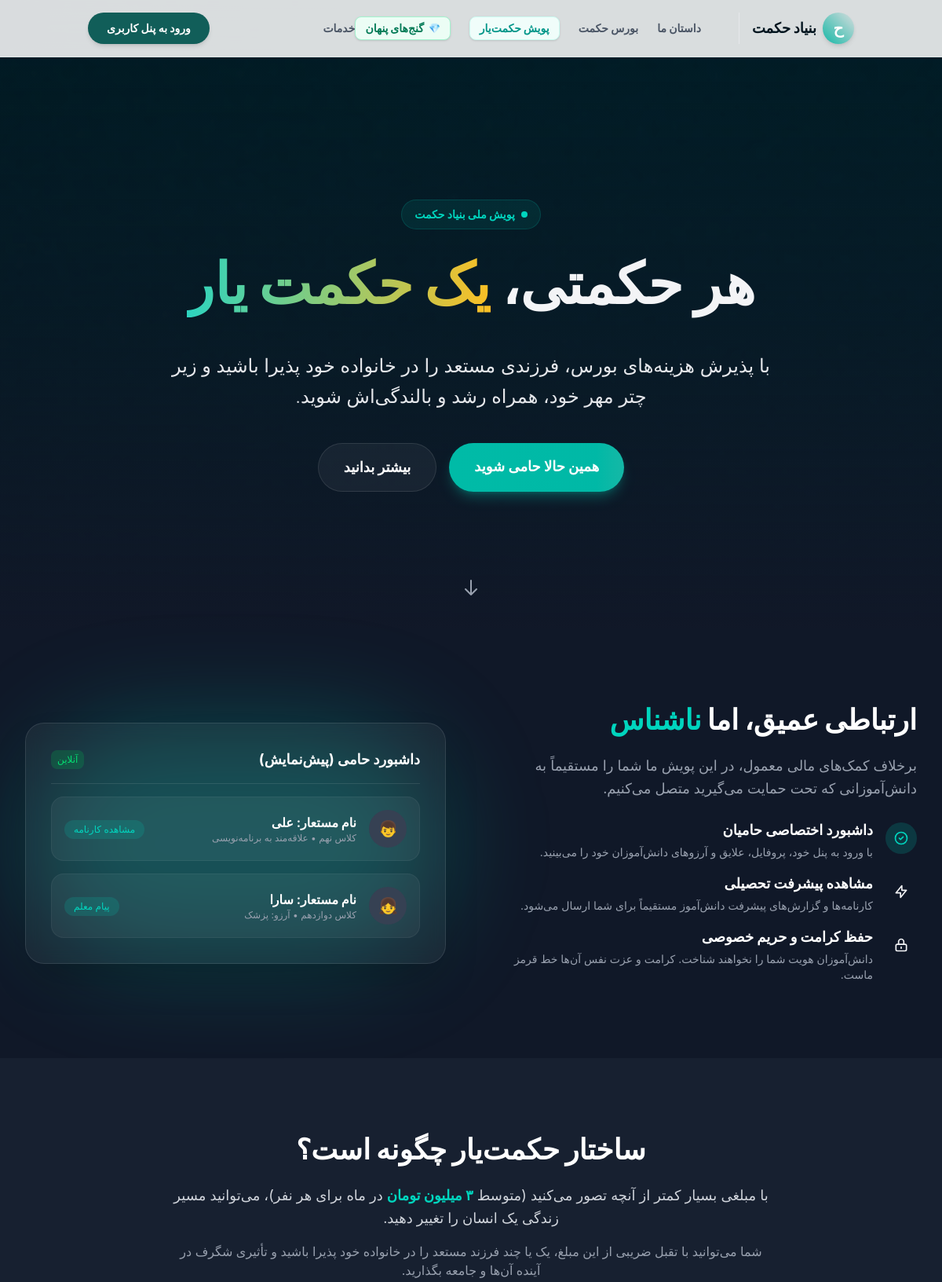
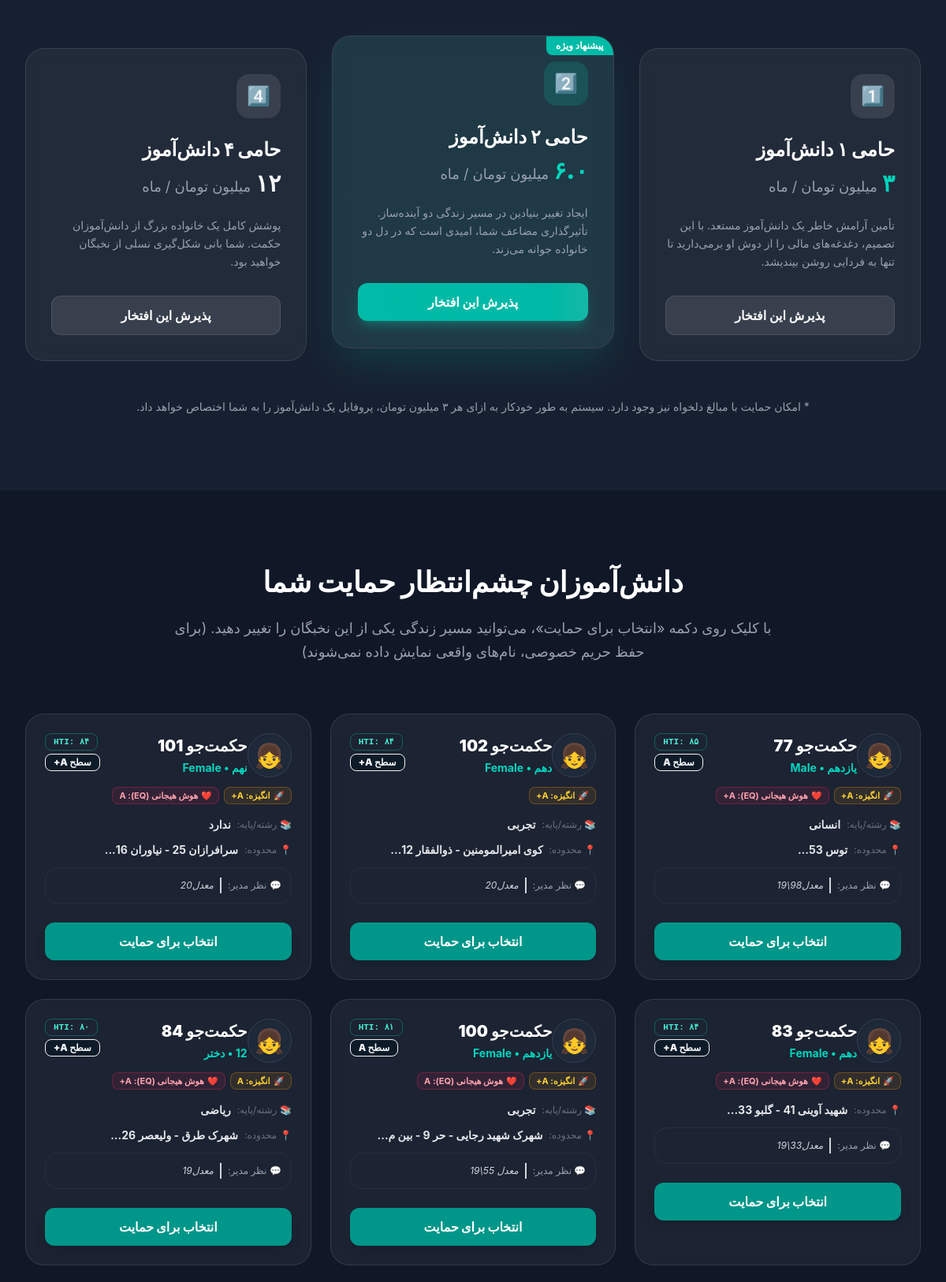
/campaign.php (upper part), run on the app's committed database (2 pictures, top to bottom).
### tables this page shows
CREATE TABLE students (
            id INTEGER PRIMARY KEY AUTOINCREMENT,
            code TEXT UNIQUE,
            name TEXT,
            surname TEXT,
            national_id TEXT,
            phone TEXT,
            father_name TEXT,
            birthday TEXT,
            address TEXT,
            school TEXT,
            grade TEXT DEFAULT 'A',
            notes TEXT
        , photo_path TEXT, status TEXT DEFAULT 'active', mother_name TEXT, birth_place TEXT, field_of_study TEXT, guardian_phone TEXT, items_given TEXT, counselor TEXT, explanations TEXT, father_job TEXT, mother_job TEXT, account_number TEXT, avatar_url TEXT, alias_name TEXT, talents TEXT, dreams TEXT, bursary_eligible INTEGER DEFAULT 1, base_bursary INTEGER DEFAULT 20000000, computer_installment INTEGER DEFAULT 0, loan_installment INTEGER DEFAULT 0, other_deductions INTEGER DEFAULT 0, deductions_desc TEXT DEFAULT '', password TEXT, gender TEXT, language_class TEXT);

### campaign.php (the view, shortened to what the rows shown need)
<?php
require_once 'includes/db.php';
$stmt = $pdo->query("
    SELECT s.id, s.alias_name, s.name, s.gender, s.grade, s.field_of_study, s.address, s.talents, s.notes, s.explanations, s.dreams,
           (SELECT count(*) FROM sponsorships spon WHERE spon.student_id = s.id AND spon.status = 'active') as is_sponsored,
           sp.final_grade, sp.hermans_grade, sp.hermans_score, sp.eq_grade, sp.eq_total, sp.hti_score, sp.mi_grade
    FROM students s
    LEFT JOIN student_psychology sp ON s.id = sp.student_id
    WHERE s.status IN ('active', 'university') AND s.bursary_eligible = 1
    ORDER BY is_sponsored ASC,
             CASE WHEN sp.hti_score IS NOT NULL AND sp.hti_score > 0 THEN 0 ELSE 1 END,
             sp.hti_score DESC,
             s.id DESC
");
$students = $stmt->fetchAll(PDO::FETCH_ASSOC);
function getGenderFromName($name, $fallback_gender = null) {
    if (!empty($fallback_gender)) {
        return $fallback_gender;
    }
    $female_names = ['فاطمه', 'زهرا', 'مریم', 'سارا', 'زینب', 'ریحانه', 'مهسا', 'الهام', 'معصومه', 'نیایش', 'نازنین', 'کوثر', 'لیلا', 'شقایق', 'سارینا', 'سحر', 'یلدا', 'نازیلا', 'ویانا', 'فرخنده', 'فرزانه', 'مهتاب', 'صبا', 'حدیث', 'آیدا', 'سها', 'تانیا', 'مطهره', 'مهدیه', 'سوگند', 'ساجده', 'دنیا', 'مائده'];
    $first_name = explode(' ', trim($name))[0];
    if (in_array($first_name, $female_names) || mb_substr($first_name, -1) == 'ه' || mb_substr($first_name, -1) == 'ا') {
        return 'دختر';
    }
    return 'پسر';
}
?>
<!DOCTYPE html>
<html lang="fa-IR" dir="rtl">
<head>
    <?php include 'includes/head.php'; ?>
</head>
<body class="bg-gray-900 text-gray-100 font-sans antialiased overflow-x-hidden selection:bg-teal-500 selection:text-white">
    <div class="relative min-h-screen flex items-center justify-center pt-20" style="background-image: url('assets/images/campaign_hero.jpg?v=3'); background-size: cover; background-position: center; background-attachment: fixed;">
        <div class="relative z-10 max-w-7xl mx-auto px-6 lg:px-8 text-center flex flex-col items-center">
            <h1 class="text-5xl md:text-7xl font-black mb-6 leading-tight fade-in-up delay-1">
                هر حکمتی، <br class="md:hidden" />
                <span class="gradient-text">یک حکمت یار</span>
            </h1>
        </div>
    </div>
    <section id="about" class="py-24 relative">
        <div class="max-w-7xl mx-auto px-6 lg:px-8">
            <div class="grid md:grid-cols-2 gap-16 items-center">
                <div>
                    <h2 class="text-3xl md:text-4xl font-black mb-6 text-white">ارتباطی عمیق، اما <span class="text-teal-400">ناشناس</span></h2>
                </div>
            </div>
        </div>
    </section>
    <section id="how-it-works" class="py-24 bg-gray-800/50 relative">
        <div class="max-w-7xl mx-auto px-6 lg:px-8">
            <div class="text-center max-w-3xl mx-auto mb-16">
                <h2 class="text-3xl md:text-4xl font-black text-white mb-6">ساختار حکمت‌یار چگونه است؟</h2>
            </div>
        </div>
    </section>
    <section id="students" class="py-24 relative">
        <div class="max-w-7xl mx-auto px-6 lg:px-8">
            <div class="text-center max-w-3xl mx-auto mb-16">
                <h2 class="text-3xl md:text-4xl font-black text-white mb-6">دانش‌آموزان چشم‌انتظار حمایت شما</h2>
            </div>
            <div class="grid md:grid-cols-2 lg:grid-cols-3 gap-6">
                <?php foreach ($students as $student):
                    $is_sponsored = $student['is_sponsored'] > 0;
                    $gender = getGenderFromName($student['name'], $student['gender'] ?? null);
                    $avatar = $gender == 'پسر' ? '👦' : '👧';
                    $bg_class = $is_sponsored ? 'opacity-60 grayscale cursor-not-allowed border-gray-700' : 'hover:border-teal-500 hover:shadow-teal-500/20 transform hover:-translate-y-1 transition-all duration-300 border-white/10';
                ?>
                <div class="glass rounded-3xl p-6 border <?php echo $bg_class; ?> relative overflow-hidden group">
                    <div class="flex items-start justify-between mb-3 relative z-0">
                        <div class="flex items-center gap-3.5">
                            <div class="w-14 h-14 rounded-full bg-gray-800 flex items-center justify-center text-3xl shadow-inner border border-gray-700 shrink-0">
                                <?php echo $avatar; ?>
                            </div>
                            <div>
                                <div class="text-xl font-black text-white"><?php echo htmlspecialchars((string)($student['alias_name'] ?: 'حکمت‌جو')); ?></div>
                                <div class="text-teal-400 text-sm font-bold mt-1"><?php echo htmlspecialchars((string)$student['grade']); ?> • <?php echo $gender; ?></div>
                            </div>
                        </div>
                        <div class="flex flex-col items-end gap-1 shrink-0">
                            <?php if (!empty($student['hti_score'])): ?>
                                <div class="bg-gradient-to-r from-amber-500/20 to-teal-500/20 border border-teal-500/40 text-teal-300 px-2.5 py-0.5 rounded-lg text-[11px] font-black font-mono">
                                    HTI: <?php echo toFarsiDigits($student['hti_score']); ?>
                                </div>
                            <?php endif; ?>
                            <?php if ($student['final_grade']): ?>
                                <div class="bg-primary-900/50 border border-primary-500/30 text-primary-300 px-2.5 py-0.5 rounded-lg text-xs font-black">
                                    سطح <?php echo htmlspecialchars((string)$student['final_grade']); ?>
                                </div>
                            <?php endif; ?>
                        </div>
                    </div>
                    <?php if (!empty($student['hermans_grade']) || !empty($student['hermans_score']) || !empty($student['eq_grade'])): ?>
                    <div class="flex flex-wrap items-center gap-1.5 mb-4 relative z-0">
                        <?php if (!empty($student['hermans_score']) || !empty($student['hermans_grade'])): ?>
                            <span class="inline-flex items-center gap-1 bg-amber-500/10 border border-amber-500/30 text-amber-300 px-2 py-0.5 rounded-lg text-[11px] font-bold">
                                <span>🚀</span>
                                <span>انگیزه: <?php echo htmlspecialchars((string)($student['hermans_grade'] ?: toFarsiDigits($student['hermans_score']) . '/۱۱۶')); ?></span>
                            </span>
                        <?php endif; ?>
                        <?php if (!empty($student['eq_grade'])): ?>
                            <span class="inline-flex items-center gap-1 bg-rose-500/10 border border-rose-500/30 text-rose-300 px-2 py-0.5 rounded-lg text-[11px] font-bold">
                                <span>❤️</span>
                                <span>هوش هیجانی (EQ): <?php echo htmlspecialchars((string)$student['eq_grade']); ?></span>
                            </span>
                        <?php endif; ?>
                    </div>
                    <?php endif; ?>
                    <div class="space-y-3 mb-6 relative z-0">
                        <?php if (!empty($student['field_of_study'])): ?>
                        <div class="flex items-center gap-2 text-sm text-gray-300">
                            <span class="text-gray-500 text-xs shrink-0">📚 رشته/پایه:</span>
                            <span class="font-bold text-gray-200"><?php echo htmlspecialchars((string)$student['field_of_study']); ?></span>
                        </div>
                        <?php endif; ?>
                        <?php if (!empty($student['address'])):
                            $area = mb_substr($student['address'], 0, 30) . '...';
                        ?>
                        <div class="flex items-center gap-2 text-sm text-gray-300">
                            <span class="text-gray-500 text-xs shrink-0">📍 محدوده:</span>
                            <span class="font-bold text-gray-200"><?php echo htmlspecialchars((string)$area); ?></span>
                        </div>
                        <?php endif; ?>
                        <?php if (!empty($student['explanations'])): ?>
                        <div class="flex items-start gap-2 text-sm text-gray-300 bg-gray-950/40 p-3 rounded-2xl border border-white/5">
                            <span class="text-gray-400 text-xs mt-0.5 shrink-0">💬 نظر مدیر:</span>
                            <span class="font-normal text-gray-300 leading-relaxed text-xs italic border-r-2 border-primary-500/50 pr-2"><?php echo htmlspecialchars((string)$student['explanations']); ?></span>
                        </div>
                        <?php endif; ?>
                    </div>
                    <div class="relative z-0">
                        <?php if (!$is_sponsored): ?>
                            <a href="sponsor-student.php?id=<?php echo $student['id']; ?>" class="block w-full text-center bg-teal-600 hover:bg-teal-500 text-white font-black py-3 rounded-xl transition-all shadow-lg hover:shadow-teal-500/20">
                                انتخاب برای حمایت
                            </a>
                        <?php else: ?>
                            <button disabled class="block w-full text-center bg-gray-800/80 text-gray-400 font-bold py-3 rounded-xl cursor-not-allowed border border-gray-700/60">
                                تکمیل ظرفیت (تحت سرپرستی خیّر)
                            </button>
                        <?php endif; ?>
                    </div>
                </div>
                <?php endforeach; ?>
            </div>
        </div>
    </section>
</body>
</html>

### data on the page
students: avatar "👧", alias_name "حکمت‌جو 77", grade "یازدهم", gender "Male", hti_score "۸۵", final_grade "A", hermans_score "A+", eq_grade "A+", field_of_study "انسانی", address "توس 53...", explanations "معدل98\\19"
students: avatar "👧", alias_name "حکمت‌جو 102", grade "دهم", gender "Female", hti_score "۸۴", final_grade "A+", hermans_score "A+", field_of_study "تجربی", address "کوی امیرالمومنین - ذوالفقار 12...", explanations "معدل20"
students: avatar "👧", alias_name "حکمت‌جو 101", grade "نهم", gender "Female", hti_score "۸۴", final_grade "A+", hermans_score "A+", eq_grade "A", field_of_study "ندارد", address "سرافرازان 25 - نیاوران 16...", explanations "معدل20"
students: avatar "👧", alias_name "حکمت‌جو 83", grade "دهم", gender "Female", hti_score "۸۴", final_grade "A+", hermans_score "A+", eq_grade "A+", address "شهید آوینی 41 - گلبو 33...", explanations "معدل33\\19"
students: avatar "👧", alias_name "حکمت‌جو 100", grade "یازدهم", gender "Female", hti_score "۸۱", final_grade "A", hermans_score "A+", eq_grade "A", field_of_study "تجربی", address "شهرک شهید رجایی - حر 9 - بین م...", explanations "معدل 55\\19"
students: avatar "👧", alias_name "حکمت‌جو 84", gender "دختر", hti_score "۸۰", final_grade "A+", hermans_score "A", eq_grade "A+", field_of_study "ریاضی", address "شهرک طرق - ولیعصر 26...", explanations "معدل19"
